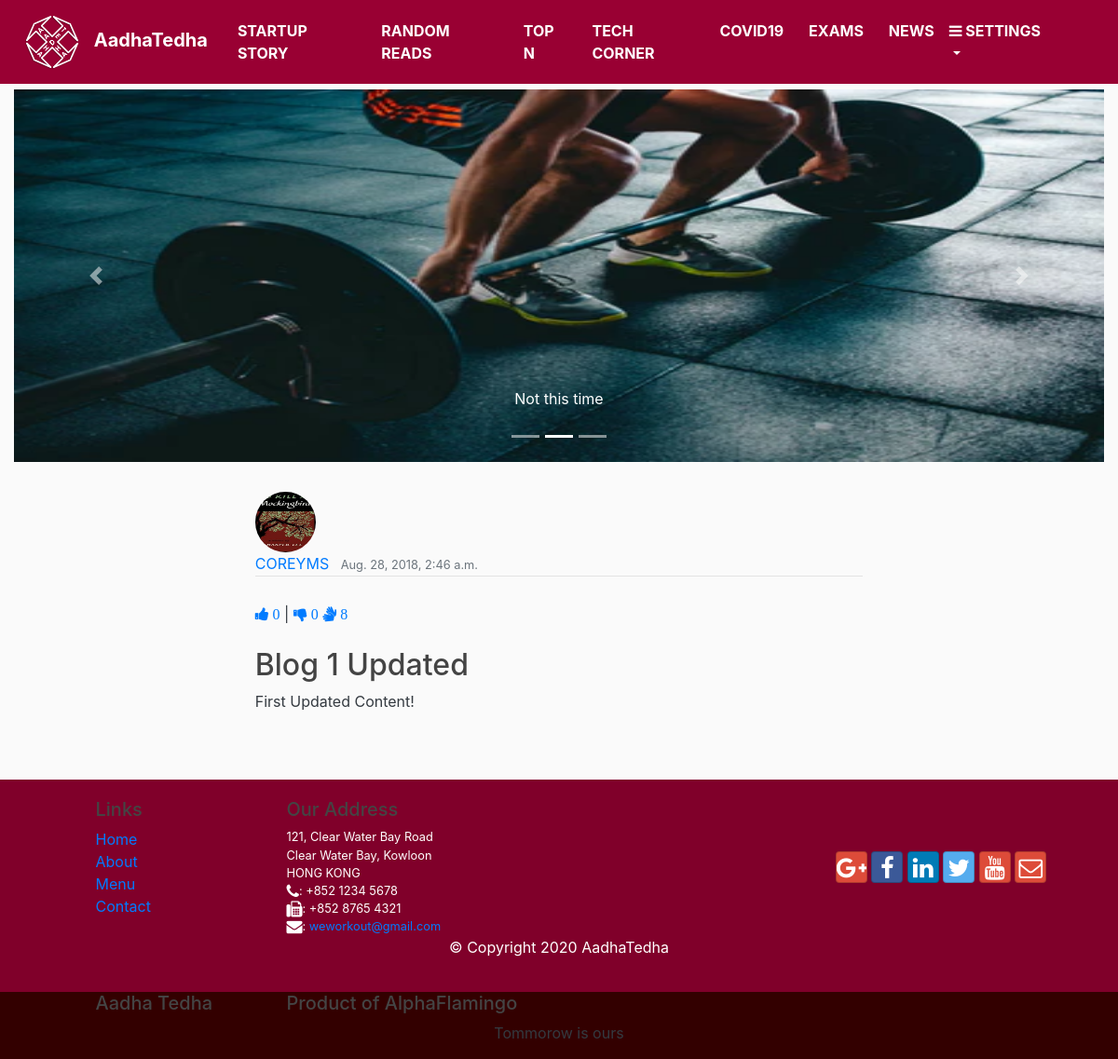
The app's page /post/1/ with its own data.
### blog/models.py (models this page shows, shortened)
class Post(models.Model):
	author = models.ForeignKey(User, on_delete=models.CASCADE)
	title = models.CharField(max_length=100)
	section_CHOICES = [('Startup Story', 'Startup Story'), ('Random Reads', 'Random Reads'),
	('Top N', 'Top N'), ('Tech Corner', 'Tech Corner'), ('Convid-19', 'Covid-19'),
	('News', 'News'), ('Competetive Exams', 'Competetive Exams')]
	section = models.CharField(max_length=100, choices=section_CHOICES, default='Random Reads')
	content = RichTextUploadingField(blank=True)
	content2 = RichTextUploadingField(blank=True, config_name='special',
                                      external_plugin_resources=[
                                          ('youtube',
                                            '/static/blog/vendor/ckeditor_plugins/youtube/youtube/',
                                            'plugin.js',
                                            )
                                      ])
	date_posted = models.DateTimeField(default=timezone.now)
	last_edit = models.DateTimeField(auto_now=True)
	likes = models.IntegerField(default=0)
	dislikes = models.IntegerField(default=0)
	claps = models.IntegerField(default=0)

### users/models.py (models this page shows, shortened)
class Profile(models.Model):
    user = models.OneToOneField(User, on_delete=models.CASCADE)
    image = models.ImageField(default='default.jpg', upload_to='profile_pics')

### blog/views.py (the view)
# urls.py: path('post/<int:pk>/', PostDetailView.as_view(), name='post-detail'),
class PostDetailView(DetailView):
    model = Post
    context_object_name = 'eachpost'

### blog/templates/blog/post_detail.html (shortened to what this page needs)
{% extends "blog/base.html" %}
{% load mathfilters %}
{% load social_share %}
{% block content %}
<div class=" container-fluid col-7 py-3 "  >
    <img class="rounded-circle article-img" src="{{ eachpost.author.profile.image.url }}">
    <div class="media-body">
      <div class="article-metadata">
        <a id="page_top" class="mr-2" href="#">{{ eachpost.author|upper }}</a>
        <small class="text-muted">{{ eachpost.date_posted}}</small>
      </div>
      <br>
          <a href="#" onClick="document.getElementById('likebutton').submit()"><i class="fa fa-thumbs-up"> {{eachpost.likes}} </i></a>
              |
          <a href="#" onClick="document.getElementById('dislikebutton').submit()"><i class="fa fa-thumbs-down"> {{eachpost.dislikes}} </i></a>
          <a href="#"  onClick="document.getElementById('clapbutton').submit()"><i class="fa fa-sign-language"> {{eachpost.claps}} </i></a>
          <br>
      <h2 class="article-title">{{ eachpost.title }}</h2>
      <p class="article-content">{{ eachpost.content|safe }}</p>
      <br>
    </div>
</div>
{% endblock content %}

### blog/templates/blog/base.html (shortened to what this page needs)
{% load static %}
<!DOCTYPE html>
<html>
<head>
    <link rel="stylesheet" href="https://maxcdn.bootstrapcdn.com/bootstrap/4.0.0/css/bootstrap.min.css">
    <link rel="stylesheet" type="text/css" href="{% static 'blog/main.css' %}">
    <link rel="stylesheet" type="text/css"
    href="{% static 'blog/bootstrap-social/bootstrap-social.css' %}">
    <link rel="stylesheet"
    href="{% static 'blog/font-awesome/css/font-awesome.min.css' %}">
</head>
<body class="text-dark">
    <header class="site-header">
      <nav class="navbar navbar-expand-lg navbar-dark fixed-top py-0"
        style="font-weight:750; background-color: #990033; opacity:1.0">
          <a class="navbar-brand mr-4 " href="{% url 'blog-home' %}">
             <img class="d-inline-block " src="{% static 'blog/logo16.png' %}" width="80" height="80"> AadhaTedha</a>
          <div class="collapse navbar-collapse" id="navbarToggle">
            <div class="navbar-nav mr-auto">
              <a class="nav-item nav-link text-white" href="{% url 'section-home' 'startup' %}"> {{"Startup Story"|upper}} </a>  &nbsp &nbsp
              <a class="nav-item nav-link text-white" href="{% url 'section-home' 'random' %}">{{"Random Reads"|upper}}  </a>  &nbsp &nbsp
              <a class="nav-item nav-link text-white" href="{% url 'section-home' 'topn' %}">{{"Top N"|upper}}  </a>  &nbsp &nbsp
              <a class="nav-item nav-link text-white" href="{% url 'section-home' 'techcorner' %}"> {{"Tech corner"|upper}}</a>  &nbsp &nbsp
              <a class="nav-item nav-link text-white" href="{% url 'section-home' 'covid19' %}"> {{"Covid19"|upper}}</a> &nbsp &nbsp
              <a class="nav-item nav-link text-white" href="{% url 'section-home' 'compexam' %}"> {{"Exams"|upper}}</a> &nbsp &nbsp
              <a class="nav-item nav-link text-white" href="{% url 'section-home' 'news' %}"> {{"News"|upper}}</a>
            </div>
            <div class="navbar-nav">
              <li class="nav-item  dropdown mr-5" >
                <a class="nav-link text-white dropdown-toggle" href="#" id="navbarDropdownMenuLink" data-toggle="dropdown" aria-haspopup="true" aria-expanded="false">
                  <i class="fa fa-bars"></i> {{"Settings"|upper}}
                </a>
              </li>
            </div>
          </div>
      </nav>
    </header>
    <main role="main" class="container-fluid">
      <div class="row">
        <div class="col-md-12" style="margin-bottom:100p;">
          <div id="carouselExampleIndicators" class="carousel slide mb-3 mt-3" data-ride="carousel">
          <ol class="carousel-indicators">
            <li data-target="#carouselExampleIndicators" data-slide-to="0" class="active"></li>
            <li data-target="#carouselExampleIndicators" data-slide-to="1"></li>
            <li data-target="#carouselExampleIndicators" data-slide-to="2"></li>
          </ol>
          <div class="carousel-inner">
            <div class="carousel-item">
              <img class="d-block w-100" src="{% static 'blog/carousel_img/2.webp' %}" height="400px;" alt="Second slide">
                  <div class="carousel-caption d-none d-md-block">
                    <p>Not this time</p>
                  </div>
            </div>
          </div>
          <a class="carousel-control-prev" href="#carouselExampleIndicators" role="button" data-slide="prev">
            <span class="carousel-control-prev-icon" aria-hidden="true"></span>
          </a>
          <a class="carousel-control-next" href="#carouselExampleIndicators" role="button" data-slide="next">
            <span class="carousel-control-next-icon" aria-hidden="true"></span>
          </a>
        </div>
          <div class="row">
            <div class="col-md-12">
            {% block content %}{% endblock %}
            </div>
          </div>
        </div>
      </div>
    </main>
        <footer class="footer">
        <div >
            <div class="row">
                <div class="col-4 offset-1 col-sm-2">
                    <h5>Links</h5>
                    <ul class="list-unstyled ">
                        <li class="">
                          <a href="#">Home</a>
                        </li>
                        <li><a href="./aboutus.html">About</a></li>
                        <li><a href="#">Menu</a></li>
                        <li><a href="./contactus.html">Contact</a></li>
                    </ul>
                </div>
                <div class="col-7 col-sm-5 address">
                    <h5>Our Address</h5>
                    <address>
                  121, Clear Water Bay Road<br>
                  Clear Water Bay, Kowloon<br>
                  HONG KONG<br>
                  <i class="fa fa-phone fa-lg"></i>: +852 1234 5678<br>
                  <i class="fa fa-fax fa-lg"></i>: +852 8765 4321<br>
                  <i class="fa fa-envelope fa-lg"></i>: <a href="mailto:confusion@food.net">weworkout@gmail.com</a>
               </address>
                </div>
                <div class="col-12 col-sm-4 align-self-center">
                    <div class="text-center">
                        <a class="btn btn-social-icon btn-google" href="http://google.com/+"><i class="fa fa-google-plus fa-lg"></i></a>
                        <a class="btn btn-social-icon btn-facebook" href="http://www.facebook.com/profile.php?id="><i class="fa fa-facebook fa-lg"></i></a>
                        <a class="btn btn-social-icon btn-linkedin" href="http://www.linkedin.com/in/"><i class="fa fa-linkedin fa-lg"></i></a>
                        <a class="btn btn-social-icon btn-twitter" href="http://twitter.com/"><i class="fa fa-twitter fa-lg"></i></a>
                        <a class="btn btn-social-icon btn-google" href="http://youtube.com/"><i class="fa fa-youtube fa-lg"></i></a>
                        <a class="btn btn-social-icon btn-google" href="mailto:"><i class="fa fa-envelope-o fa-lg"></i></a>
                    </div>
                </div>
           </div>
           <div class="row justify-content-center">
                <div class="col-auto">
                    <p>© Copyright 2020 AadhaTedha</p>
                </div>
           </div>
        </div>
    </footer>
    <footer class="footer2" style="background-color: #330000;">
      <div >
          <div class="row">
              <div class="col-4 offset-1 col-sm-2">
                  <h5>Aadha Tedha</h5>
              </div>
              <div class="col-7 col-sm-5 address">
                  <h5>Product of AlphaFlamingo</h5>
              </div>
         </div>
         <div class="row justify-content-center">
              <div class="col-auto">
                  <p>Tommorow is ours</p>
              </div>
         </div>
      </div>
  </footer>
</body>
</html>

### blog/static/blog/main.css (style rules this page uses)
body { background: #fafafa; color: #333333; margin-top: 5rem; }
h1, h2, h3, h4, h5, h6 { color: #444444; }
ul { margin: 0; }
.site-header .navbar-nav .nav-link { color: #cbd5db; }
.article-title { color: #444444; }
.article-content { white-space: pre-line; }
.article-img { height: 65px; width: 65px; margin-right: 16px; }
.article-metadata { padding-bottom: 1px; margin-bottom: 4px; border-bottom: 1px solid #e3e3e3 }
.footer { color: white; background-color: #80002a; margin: 0px auto; padding: 20px 0px; font-weight: 400; }
address { font-size: 80%; margin: 0px; }

### records on screen
Post: section "RANDOM READS", author.profile.image (placeholder picture), author "COREYMS", date_posted "Aug. 28, 2018, 2:46 a.m.", likes "0", dislikes "0", claps "8", title "Blog 1 Updated", content "First Updated Content!"

### other values on screen
{{ "Startup Story"|upper }} "STARTUP STORY"
{{ "Top N"|upper }} "TOP N"
{{ "Tech corner"|upper }} "TECH CORNER"
{{ "Covid19"|upper }} "COVID19"
{{ "Exams"|upper }} "EXAMS"
{{ "News"|upper }} "NEWS"
{{ "Settings"|upper }} "SETTINGS"
